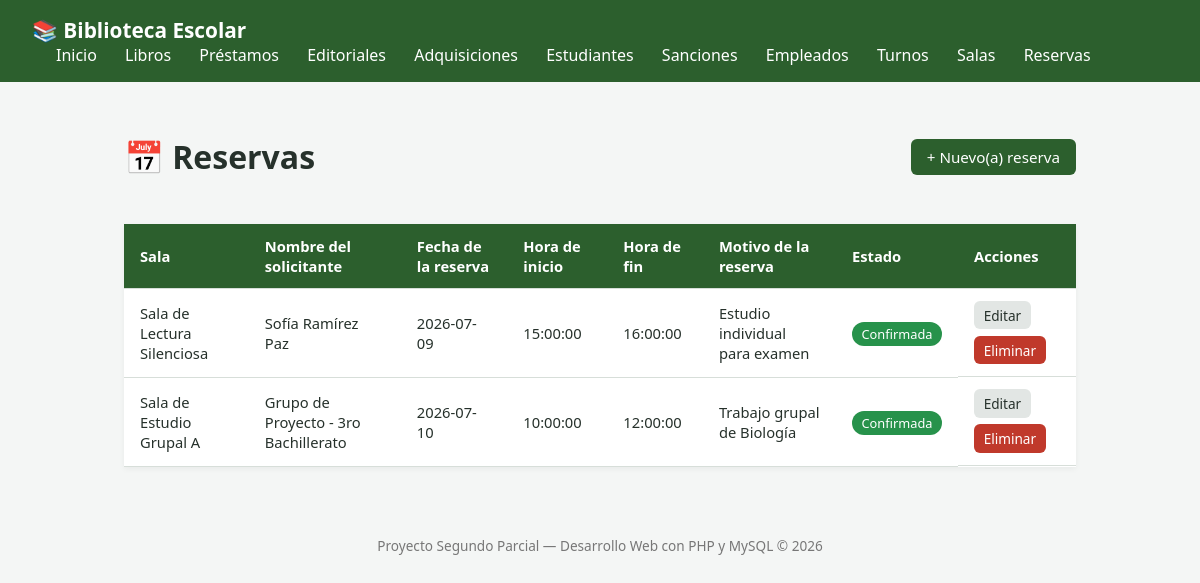
The app's page /index.php?route=reservas with its own data.
### tables this page shows
CREATE TABLE IF NOT EXISTS reservas (
    id INT AUTO_INCREMENT PRIMARY KEY,
    sala_id INT NOT NULL,
    nombre_solicitante VARCHAR(120) NOT NULL,
    fecha_reserva DATE NOT NULL,
    hora_inicio TIME NOT NULL,
    hora_fin TIME NOT NULL,
    motivo VARCHAR(150) NOT NULL,
    estado ENUM('confirmada', 'cancelada') NOT NULL DEFAULT 'confirmada',
    creado_en TIMESTAMP DEFAULT CURRENT_TIMESTAMP,
    CONSTRAINT fk_reserva_sala
        FOREIGN KEY (sala_id) REFERENCES salas(id)
        ON DELETE CASCADE
        ON UPDATE CASCADE
);

CREATE TABLE IF NOT EXISTS salas (
    id INT AUTO_INCREMENT PRIMARY KEY,
    nombre VARCHAR(100) NOT NULL UNIQUE,
    capacidad INT NOT NULL,
    ubicacion VARCHAR(120) NOT NULL,
    estado ENUM('disponible', 'mantenimiento') NOT NULL DEFAULT 'disponible',
    creado_en TIMESTAMP DEFAULT CURRENT_TIMESTAMP
);

### app/controllers/reservasController.php (called while the page is built, shortened)
<?php
require_once __DIR__ . '/../models/reservas.php';
class ReservaController
{
    public function index(): void
    {
        $reservasLista = reservas::obtenerTodos();
        require __DIR__ . '/../views/reservas/index.php';
    }
}

### app/models/reservas.php (called while the page is built, shortened)
<?php
class reservas{
    public static function obtenerTodos()
    {
        $conn = Conexion::conectar();
        $sql = "SELECT
        h.id, h.sala_id, p.nombre AS nombre_sala, h.nombre_solicitante, h.fecha_reserva, h.hora_inicio, h.hora_fin, h.motivo, h.estado
        FROM reservas h
        INNER JOIN salas p
        ON h.sala_id = p.id
        ORDER BY h.id DESC";
        $res = $conn->query($sql);
        $reservasLista = [];
        while ($fila = $res->fetch_assoc()) {
            $reservasLista[] = $fila;
        }
        return $reservasLista;
    }
}
?>

### app/views/reservas/index.php (the view, shortened to what this page needs)
<?php require __DIR__ . '/../header.php'; ?>
<div class="page-header">
    <h1>📅 Reservas</h1>
    <a href="index.php?route=reservas/create" class="btn btn-primary">+ Nuevo(a) reserva</a>
</div>
<?php if (empty($reservasLista)): ?>
    <p class="empty-state">No hay registros todavía.</p>
<?php else: ?>
    <table class="tabla">
        <thead>
            <tr>
                <th>Sala</th>
                <th>Nombre del solicitante</th>
                <th>Fecha de la reserva</th>
                <th>Hora de inicio</th>
                <th>Hora de fin</th>
                <th>Motivo de la reserva</th>
                <th>Estado</th>
                <th>Acciones</th>
            </tr>
        </thead>
        <tbody>
            <?php foreach ($reservasLista as $reg): ?>
                <tr>
                    <td><?= htmlspecialchars($reg['nombre_sala']) ?></td>
                    <td><?= htmlspecialchars($reg['nombre_solicitante']) ?></td>
                    <td><?= htmlspecialchars($reg['fecha_reserva']) ?></td>
                    <td><?= htmlspecialchars($reg['hora_inicio']) ?></td>
                    <td><?= htmlspecialchars($reg['hora_fin']) ?></td>
                    <td><?= htmlspecialchars($reg['motivo']) ?></td>
                    <td>
                        <?php $clasesEstado_estado = ['confirmada' => 'badge-success', 'cancelada' => 'badge-danger']; ?>
                        <span class="badge <?= $clasesEstado_estado[$reg['estado']] ?? '' ?>"><?= htmlspecialchars(ucfirst($reg['estado'])) ?></span>
                    </td>
                    <td class="acciones">
                        <a href="index.php?route=reservas/edit&id=<?= $reg['id'] ?>" class="btn btn-small">Editar</a>
                        <a href="index.php?route=reservas/delete&id=<?= $reg['id'] ?>"
                           class="btn btn-small btn-danger"
                           onclick="return confirm('¿Está seguro de eliminar este registro? Esta acción no se puede deshacer.');">
                           Eliminar
                        </a>
                    </td>
                </tr>
            <?php endforeach; ?>
        </tbody>
    </table>
<?php endif; ?>
<?php require __DIR__ . '/../footer.php'; ?>

### public/css/style.css (style rules this page uses)
:root { --color-primario: #2c5f2d; --color-primario-oscuro: #1e4220; --color-fondo: #f4f6f5; --color-texto: #26312b; --color-borde: #d7ded9; --color-error: #c0392b; --color-exito: #27924b; --color-advertencia: #b8860b; }
* { box-sizing: border-box; }
body { margin: 0; font-family: 'Segoe UI', Arial, sans-serif; background-color: var(--color-fondo); color: var(--color-texto); }
.page-header { display: flex; justify-content: space-between; align-items: center; margin-bottom: 1.5rem; flex-wrap: wrap; gap: 1rem; }
.btn { display: inline-block; padding: 0.5rem 1rem; border-radius: 6px; text-decoration: none; background: #e2e6e4; color: var(--color-texto); border: none; cursor: pointer; font-size: 0.95rem; }
.btn-primary { background-color: var(--color-primario); color: white; }
.btn-danger { background-color: var(--color-error); color: white; }
.btn-small { padding: 0.3rem 0.6rem; font-size: 0.85rem; }
.tabla { width: 100%; border-collapse: collapse; background: white; box-shadow: 0 2px 6px rgba(0,0,0,0.05); }
.tabla th, .tabla td { padding: 0.75rem 1rem; border-bottom: 1px solid var(--color-borde); text-align: left; font-size: 0.92rem; }
.tabla th { background-color: var(--color-primario); color: white; }
.acciones { display: flex; gap: 0.4rem; flex-wrap: wrap; }
.badge { padding: 0.2rem 0.6rem; border-radius: 12px; font-size: 0.8rem; color: white; }
.badge-success { background-color: var(--color-exito); }

### records on screen
reservas: sala.nombre "Sala de Lectura Silenciosa", nombre_solicitante "Sofía Ramírez Paz", fecha_reserva "2026-07-09", hora_inicio "15:00:00", hora_fin "16:00:00", motivo "Estudio individual para examen", estado "Confirmada"
reservas: sala.nombre "Sala de Estudio Grupal A", nombre_solicitante "Grupo de Proyecto - 3ro Bachillerato", fecha_reserva "2026-07-10", hora_inicio "10:00:00", hora_fin "12:00:00", motivo "Trabajo grupal de Biología", estado "Confirmada"
